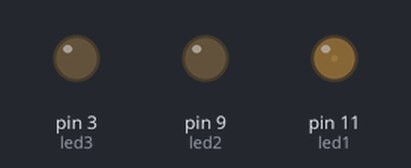
Bench run of a sketch on a simulated Arduino Uno, built with avr-gcc and run on an emulated ATmega328P. On the bench: output pins drawn as LEDs (lit = HIGH).

Above: at 0.1 s.
At 1.1 s:
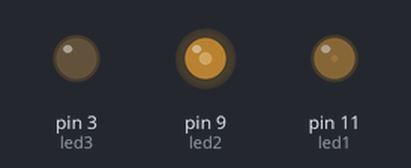
At 2.1 s:
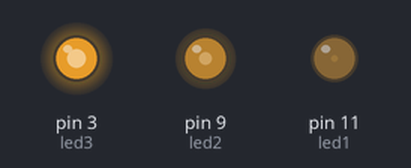
Timing chart, 0 to 3.6 s (numbered marks = the images above):
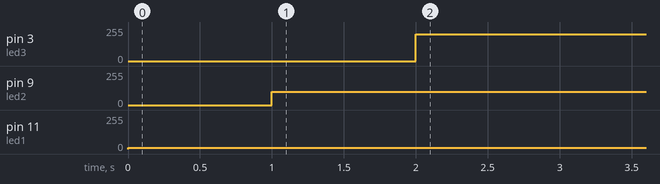

The sketch:

sketch_mar12b.ino
```cpp
int led1=11;
int led2=9;
int led3=3;
int b1=1,b2=1,b3=1;
void setup() {
  // put your setup code here, to run once:
   pinMode(11,OUTPUT);
   pinMode(9,OUTPUT);
   pinMode(3,OUTPUT);
}

void loop() {
  // put your main code here, to run repeatedly:
   int control=1;
   while(1){
    b1=b1*7;
    b2=b2*9;
    b3=b3*13;
    analogWrite(led1,10);
    delay(1000);
    analogWrite(led2,100);
    delay(1000);
    analogWrite(led3,200);
    delay(1000);
   }
   delay(30);
}
```

Measured:
- by itself, pin 3 (led3): 0/255 → 200/255 at 2.0 s
- by itself, pin 9 (led2): 0/255 → 100/255 at 1.0 s
- by itself, pin 11 (led1): 0/255 → 10/255 at 0.00 s
